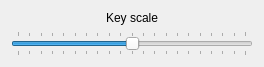
<?xml version="1.0" encoding="UTF-8"?>
<ui version="4.0">
 <class>KeyScaleChooser</class>
 <widget class="QWidget" name="KeyScaleChooser">
  <property name="geometry">
   <rect>
    <x>0</x>
    <y>0</y>
    <width>264</width>
    <height>65</height>
   </rect>
  </property>
  <property name="windowTitle">
   <string>Form</string>
  </property>
  <layout class="QVBoxLayout" name="verticalLayout">
   <item>
    <widget class="QLabel" name="label">
     <property name="text">
      <string>Key scale</string>
     </property>
     <property name="alignment">
      <set>Qt::AlignCenter</set>
     </property>
    </widget>
   </item>
   <item>
    <widget class="QSlider" name="horizontalSlider">
     <property name="minimumSize">
      <size>
       <width>200</width>
       <height>0</height>
      </size>
     </property>
     <property name="minimum">
      <number>-10</number>
     </property>
     <property name="maximum">
      <number>10</number>
     </property>
     <property name="orientation">
      <enum>Qt::Horizontal</enum>
     </property>
     <property name="tickPosition">
      <enum>QSlider::TicksBothSides</enum>
     </property>
    </widget>
   </item>
  </layout>
 </widget>
 <resources/>
 <connections/>
</ui>
